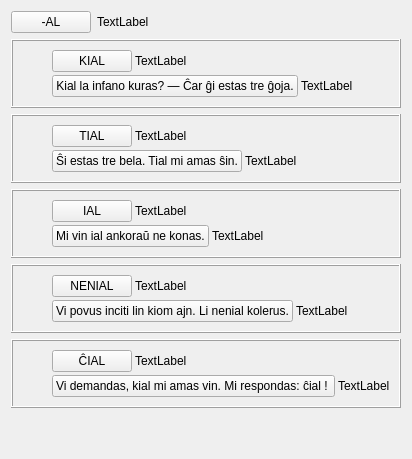
     <widget class="QWidget" name="tab_4">
      <attribute name="icon">
       <iconset resource="ikonoj.qrc">
        <normaloff>:/ikonoj/leciono.png</normaloff>:/ikonoj/leciono.png</iconset>
      </attribute>
      <attribute name="title">
       <string>4</string>
      </attribute>
      <layout class="QVBoxLayout" name="verticalLayout_21">
       <item>
        <layout class="QHBoxLayout" name="horizontalLayout_65">
         <item>
          <widget class="neklakebla" name="pushButton_34">
           <property name="sizePolicy">
            <sizepolicy hsizetype="Maximum" vsizetype="Fixed">
             <horstretch>0</horstretch>
             <verstretch>0</verstretch>
            </sizepolicy>
           </property>
           <property name="text">
            <string>-AL</string>
           </property>
           <property name="tipo" stdset="0">
            <string>akuzativa</string>
           </property>
          </widget>
         </item>
         <item>
          <widget class="QLabel" name="Lec06_Label54">
           <property name="sizePolicy">
            <sizepolicy hsizetype="Preferred" vsizetype="Maximum">
             <horstretch>0</horstretch>
             <verstretch>0</verstretch>
            </sizepolicy>
           </property>
           <property name="text">
            <string>TextLabel</string>
           </property>
           <property name="wordWrap">
            <bool>true</bool>
           </property>
          </widget>
         </item>
        </layout>
       </item>
       <item>
        <widget class="QFrame" name="frame_17">
         <property name="frameShape">
          <enum>QFrame::Box</enum>
         </property>
         <property name="frameShadow">
          <enum>QFrame::Raised</enum>
         </property>
         <layout class="QVBoxLayout" name="verticalLayout_47">
          <property name="spacing">
           <number>6</number>
          </property>
          <property name="margin">
           <number>9</number>
          </property>
          <item>
           <layout class="QHBoxLayout" name="horizontalLayout_84">
            <item>
             <spacer name="horizontalSpacer_17">
              <property name="orientation">
               <enum>Qt::Horizontal</enum>
              </property>
              <property name="sizeType">
               <enum>QSizePolicy::Fixed</enum>
              </property>
              <property name="sizeHint" stdset="0">
               <size>
                <width>30</width>
                <height>20</height>
               </size>
              </property>
             </spacer>
            </item>
            <item>
             <layout class="QVBoxLayout" name="verticalLayout_48">
              <property name="spacing">
               <number>3</number>
              </property>
              <item>
               <layout class="QHBoxLayout" name="horizontalLayout_85">
                <item>
                 <widget class="klakbutono" name="Lec06_Button19">
                  <property name="sizePolicy">
                   <sizepolicy hsizetype="Maximum" vsizetype="Fixed">
                    <horstretch>0</horstretch>
                    <verstretch>0</verstretch>
                   </sizepolicy>
                  </property>
                  <property name="text">
                   <string>KIAL</string>
                  </property>
                 </widget>
                </item>
                <item>
                 <widget class="QLabel" name="Lec06_Label49">
                  <property name="text">
                   <string>TextLabel</string>
                  </property>
                  <property name="wordWrap">
                   <bool>true</bool>
                  </property>
                 </widget>
                </item>
               </layout>
              </item>
              <item>
               <layout class="QHBoxLayout" name="horizontalLayout_86">
                <item>
                 <widget class="klakbutono" name="Lec06_Button20">
                  <property name="sizePolicy">
                   <sizepolicy hsizetype="Maximum" vsizetype="Fixed">
                    <horstretch>0</horstretch>
                    <verstretch>0</verstretch>
                   </sizepolicy>
                  </property>
                  <property name="text">
                   <string>Kial la infano kuras? — Ĉar ĝi estas tre ĝoja.</string>
                  </property>
                 </widget>
                </item>
                <item>
                 <widget class="QLabel" name="Lec06_Label50">
                  <property name="text">
                   <string>TextLabel</string>
                  </property>
                  <property name="wordWrap">
                   <bool>true</bool>
                  </property>
                 </widget>
                </item>
               </layout>
              </item>
             </layout>
            </item>
           </layout>
          </item>
         </layout>
        </widget>
       </item>
       <item>
        <widget class="QFrame" name="frame_16">
         <property name="frameShape">
          <enum>QFrame::Box</enum>
         </property>
         <property name="frameShadow">
          <enum>QFrame::Raised</enum>
         </property>
         <layout class="QVBoxLayout" name="verticalLayout_45">
          <property name="spacing">
           <number>6</number>
          </property>
          <property name="margin">
           <number>9</number>
          </property>
          <item>
           <layout class="QHBoxLayout" name="horizontalLayout_81">
            <item>
             <spacer name="horizontalSpacer_16">
              <property name="orientation">
               <enum>Qt::Horizontal</enum>
              </property>
              <property name="sizeType">
               <enum>QSizePolicy::Fixed</enum>
              </property>
              <property name="sizeHint" stdset="0">
               <size>
                <width>30</width>
                <height>20</height>
               </size>
              </property>
             </spacer>
            </item>
            <item>
             <layout class="QVBoxLayout" name="verticalLayout_46">
              <property name="spacing">
               <number>3</number>
              </property>
              <item>
               <layout class="QHBoxLayout" name="horizontalLayout_82">
                <item>
                 <widget class="klakbutono" name="Lec06_Button21">
                  <property name="sizePolicy">
                   <sizepolicy hsizetype="Maximum" vsizetype="Fixed">
                    <horstretch>0</horstretch>
                    <verstretch>0</verstretch>
                   </sizepolicy>
                  </property>
                  <property name="text">
                   <string>TIAL</string>
                  </property>
                 </widget>
                </item>
                <item>
                 <widget class="QLabel" name="Lec06_Label52">
                  <property name="text">
                   <string>TextLabel</string>
                  </property>
                  <property name="wordWrap">
                   <bool>true</bool>
                  </property>
                 </widget>
                </item>
               </layout>
              </item>
              <item>
               <layout class="QHBoxLayout" name="horizontalLayout_83">
                <item>
                 <widget class="klakbutono" name="Lec06_Button22">
                  <property name="sizePolicy">
                   <sizepolicy hsizetype="Maximum" vsizetype="Fixed">
                    <horstretch>0</horstretch>
                    <verstretch>0</verstretch>
                   </sizepolicy>
                  </property>
                  <property name="text">
                   <string>Ŝi estas tre bela. Tial mi amas ŝin.</string>
                  </property>
                 </widget>
                </item>
                <item>
                 <widget class="QLabel" name="Lec06_Label53">
                  <property name="text">
                   <string>TextLabel</string>
                  </property>
                  <property name="wordWrap">
                   <bool>true</bool>
                  </property>
                 </widget>
                </item>
               </layout>
              </item>
             </layout>
            </item>
           </layout>
          </item>
         </layout>
        </widget>
       </item>
       <item>
        <widget class="QFrame" name="frame_19">
         <property name="frameShape">
          <enum>QFrame::Box</enum>
         </property>
         <property name="frameShadow">
          <enum>QFrame::Raised</enum>
         </property>
         <layout class="QVBoxLayout" name="verticalLayout_51">
          <property name="spacing">
           <number>6</number>
          </property>
          <property name="margin">
           <number>9</number>
          </property>
          <item>
           <layout class="QHBoxLayout" name="horizontalLayout_90">
            <item>
             <spacer name="horizontalSpacer_19">
              <property name="orientation">
               <enum>Qt::Horizontal</enum>
              </property>
              <property name="sizeType">
               <enum>QSizePolicy::Fixed</enum>
              </property>
              <property name="sizeHint" stdset="0">
               <size>
                <width>30</width>
                <height>20</height>
               </size>
              </property>
             </spacer>
            </item>
            <item>
             <layout class="QVBoxLayout" name="verticalLayout_52">
              <property name="spacing">
               <number>3</number>
              </property>
              <item>
               <layout class="QHBoxLayout" name="horizontalLayout_91">
                <item>
                 <widget class="klakbutono" name="Lec06_Button43">
                  <property name="sizePolicy">
                   <sizepolicy hsizetype="Maximum" vsizetype="Fixed">
                    <horstretch>0</horstretch>
                    <verstretch>0</verstretch>
                   </sizepolicy>
                  </property>
                  <property name="text">
                   <string>IAL</string>
                  </property>
                 </widget>
                </item>
                <item>
                 <widget class="QLabel" name="Lec06_Label38">
                  <property name="text">
                   <string>TextLabel</string>
                  </property>
                  <property name="wordWrap">
                   <bool>true</bool>
                  </property>
                 </widget>
                </item>
               </layout>
              </item>
              <item>
               <layout class="QHBoxLayout" name="horizontalLayout_92">
                <item>
                 <widget class="klakbutono" name="Lec06_Button44">
                  <property name="sizePolicy">
                   <sizepolicy hsizetype="Maximum" vsizetype="Fixed">
                    <horstretch>0</horstretch>
                    <verstretch>0</verstretch>
                   </sizepolicy>
                  </property>
                  <property name="text">
                   <string>Mi vin ial ankoraŭ ne konas.</string>
                  </property>
                 </widget>
                </item>
                <item>
                 <widget class="QLabel" name="Lec06_Label41">
                  <property name="text">
                   <string>TextLabel</string>
                  </property>
                  <property name="wordWrap">
                   <bool>true</bool>
                  </property>
                 </widget>
                </item>
               </layout>
              </item>
             </layout>
            </item>
           </layout>
          </item>
         </layout>
        </widget>
       </item>
       <item>
        <widget class="QFrame" name="frame_18">
         <property name="frameShape">
          <enum>QFrame::Box</enum>
         </property>
         <property name="frameShadow">
          <enum>QFrame::Raised</enum>
         </property>
         <layout class="QVBoxLayout" name="verticalLayout_49">
          <property name="spacing">
           <number>6</number>
          </property>
          <property name="margin">
           <number>9</number>
          </property>
          <item>
           <layout class="QHBoxLayout" name="horizontalLayout_87">
            <item>
             <spacer name="horizontalSpacer_18">
              <property name="orientation">
               <enum>Qt::Horizontal</enum>
              </property>
              <property name="sizeType">
               <enum>QSizePolicy::Fixed</enum>
              </property>
              <property name="sizeHint" stdset="0">
               <size>
                <width>30</width>
                <height>20</height>
               </size>
              </property>
             </spacer>
            </item>
            <item>
             <layout class="QVBoxLayout" name="verticalLayout_50">
              <property name="spacing">
               <number>3</number>
              </property>
              <item>
               <layout class="QHBoxLayout" name="horizontalLayout_88">
                <item>
                 <widget class="klakbutono" name="Lec06_Button23">
                  <property name="sizePolicy">
                   <sizepolicy hsizetype="Maximum" vsizetype="Fixed">
                    <horstretch>0</horstretch>
                    <verstretch>0</verstretch>
                   </sizepolicy>
                  </property>
                  <property name="text">
                   <string>NENIAL</string>
                  </property>
                 </widget>
                </item>
                <item>
                 <widget class="QLabel" name="Lec06_Label56">
                  <property name="text">
                   <string>TextLabel</string>
                  </property>
                  <property name="wordWrap">
                   <bool>true</bool>
                  </property>
                 </widget>
                </item>
               </layout>
              </item>
              <item>
               <layout class="QHBoxLayout" name="horizontalLayout_89">
                <item>
                 <widget class="klakbutono" name="Lec06_Button24">
                  <property name="sizePolicy">
                   <sizepolicy hsizetype="Maximum" vsizetype="Fixed">
                    <horstretch>0</horstretch>
                    <verstretch>0</verstretch>
                   </sizepolicy>
                  </property>
                  <property name="text">
                   <string>Vi povus inciti lin kiom ajn. Li nenial kolerus.</string>
                  </property>
                 </widget>
                </item>
                <item>
                 <widget class="QLabel" name="Lec06_Label57">
                  <property name="text">
                   <string>TextLabel</string>
                  </property>
                  <property name="wordWrap">
                   <bool>true</bool>
                  </property>
                 </widget>
                </item>
               </layout>
              </item>
             </layout>
            </item>
           </layout>
          </item>
         </layout>
        </widget>
       </item>
       <item>
        <widget class="QFrame" name="frame_20">
         <property name="frameShape">
          <enum>QFrame::Box</enum>
         </property>
         <property name="frameShadow">
          <enum>QFrame::Raised</enum>
         </property>
         <layout class="QVBoxLayout" name="verticalLayout_53">
          <property name="spacing">
           <number>6</number>
          </property>
          <property name="margin">
           <number>9</number>
          </property>
          <item>
           <layout class="QHBoxLayout" name="horizontalLayout_93">
            <item>
             <spacer name="horizontalSpacer_20">
              <property name="orientation">
               <enum>Qt::Horizontal</enum>
              </property>
              <property name="sizeType">
               <enum>QSizePolicy::Fixed</enum>
              </property>
              <property name="sizeHint" stdset="0">
               <size>
                <width>30</width>
                <height>20</height>
               </size>
              </property>
             </spacer>
            </item>
            <item>
             <layout class="QVBoxLayout" name="verticalLayout_54">
              <property name="spacing">
               <number>3</number>
              </property>
              <item>
               <layout class="QHBoxLayout" name="horizontalLayout_94">
                <item>
                 <widget class="klakbutono" name="Lec06_Button25">
                  <property name="sizePolicy">
                   <sizepolicy hsizetype="Maximum" vsizetype="Fixed">
                    <horstretch>0</horstretch>
                    <verstretch>0</verstretch>
                   </sizepolicy>
                  </property>
                  <property name="text">
                   <string>ĈIAL</string>
                  </property>
                 </widget>
                </item>
                <item>
                 <widget class="QLabel" name="Lec06_Label55">
                  <property name="text">
                   <string>TextLabel</string>
                  </property>
                  <property name="wordWrap">
                   <bool>true</bool>
                  </property>
                 </widget>
                </item>
               </layout>
              </item>
              <item>
               <layout class="QHBoxLayout" name="horizontalLayout_95">
                <item>
                 <widget class="klakbutono" name="Lec06_Button26">
                  <property name="sizePolicy">
                   <sizepolicy hsizetype="Maximum" vsizetype="Fixed">
                    <horstretch>0</horstretch>
                    <verstretch>0</verstretch>
                   </sizepolicy>
                  </property>
                  <property name="text">
                   <string>Vi demandas, kial mi amas vin. Mi respondas: ĉial ! </string>
                  </property>
                 </widget>
                </item>
                <item>
                 <widget class="QLabel" name="Lec06_Label58">
                  <property name="text">
                   <string>TextLabel</string>
                  </property>
                  <property name="wordWrap">
                   <bool>true</bool>
                  </property>
                 </widget>
                </item>
               </layout>
              </item>
             </layout>
            </item>
           </layout>
          </item>
         </layout>
        </widget>
       </item>
       <item>
        <spacer name="verticalSpacer_7">
         <property name="orientation">
          <enum>Qt::Vertical</enum>
         </property>
         <property name="sizeHint" stdset="0">
          <size>
           <width>20</width>
           <height>40</height>
          </size>
         </property>
        </spacer>
       </item>
      </layout>
     </widget>
